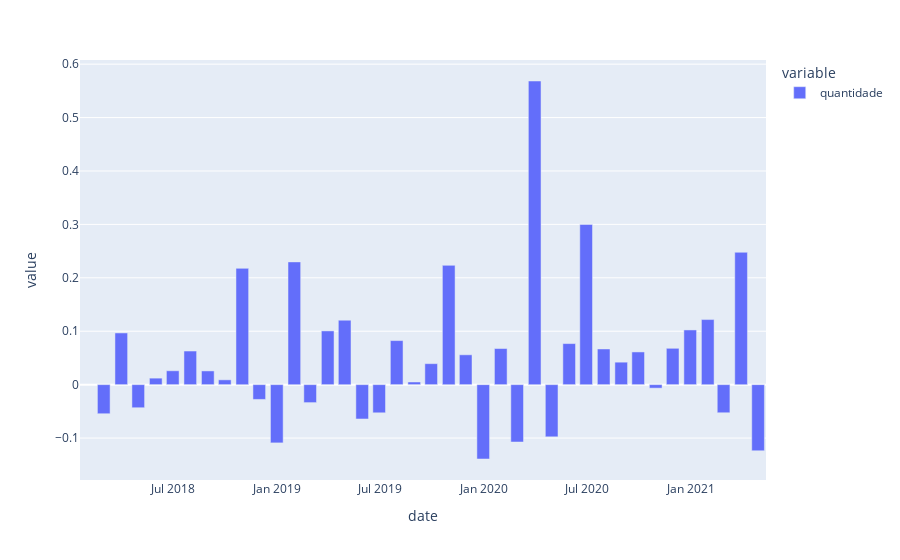

Notebook code cell kept with this figure:
### Code cell
fig = px.bar(frequency_per_month.pct_change())

fig

### Figure 1 — Plotly figure (JSON) as saved in the notebook; plotly's stock layout.template omitted (floating-point values rounded to 4 significant figures)
{"data": [{"alignmentgroup": "True", "hovertemplate": "variable=quantidade<br>date=%{x}<br>value=%{y}<extra></extra>", "legendgroup": "quantidade", "marker": {"color": "#636efa"}, "name": "quantidade", "offsetgroup": "quantidade", "orientation": "v", "showlegend": true, "textposition": "auto", "type": "bar", "x": ["2018-01-31T00:00:00", "2018-02-28T00:00:00", "2018-03-31T00:00:00", "2018-04-30T00:00:00", "2018-05-31T00:00:00", "2018-06-30T00:00:00", "2018-07-31T00:00:00", "2018-08-31T00:00:00", "2018-09-30T00:00:00", "2018-10-31T00:00:00", "2018-11-30T00:00:00", "2018-12-31T00:00:00", "2019-01-31T00:00:00", "2019-02-28T00:00:00", "2019-03-31T00:00:00", "2019-04-30T00:00:00", "2019-05-31T00:00:00", "2019-06-30T00:00:00", "2019-07-31T00:00:00", "2019-08-31T00:00:00", "2019-09-30T00:00:00", "2019-10-31T00:00:00", "2019-11-30T00:00:00", "2019-12-31T00:00:00", "2020-01-31T00:00:00", "2020-02-29T00:00:00", "2020-03-31T00:00:00", "2020-04-30T00:00:00", "2020-05-31T00:00:00", "2020-06-30T00:00:00", "2020-07-31T00:00:00", "2020-08-31T00:00:00", "2020-09-30T00:00:00", "2020-10-31T00:00:00", "2020-11-30T00:00:00", "2020-12-31T00:00:00", "2021-01-31T00:00:00", "2021-02-28T00:00:00", "2021-03-31T00:00:00", "2021-04-30T00:00:00"], "xaxis": "x", "y": [null, -0.05449, 0.0968, -0.04324, 0.01217, 0.02596, 0.06293, 0.02568, 0.009011, 0.2177, -0.02769, -0.1091, 0.2298, -0.03365, 0.1006, 0.1206, -0.06429, -0.05273, 0.08247, 0.004953, 0.03925, 0.2233, 0.05586, -0.1392, 0.06759, -0.1074, 0.5685, -0.09768, 0.07686, 0.3, 0.06675, 0.04207, 0.06121, -0.006568, 0.06804, 0.1024, 0.1218, -0.05265, 0.2478, -0.1238], "yaxis": "y"}], "layout": {"barmode": "relative", "legend": {"title": {"text": "variable"}, "tracegroupgap": 0}, "margin": {"t": 60}, "xaxis": {"anchor": "y", "domain": [0, 1], "title": {"text": "date"}}, "yaxis": {"anchor": "x", "domain": [0, 1], "title": {"text": "value"}}}}
